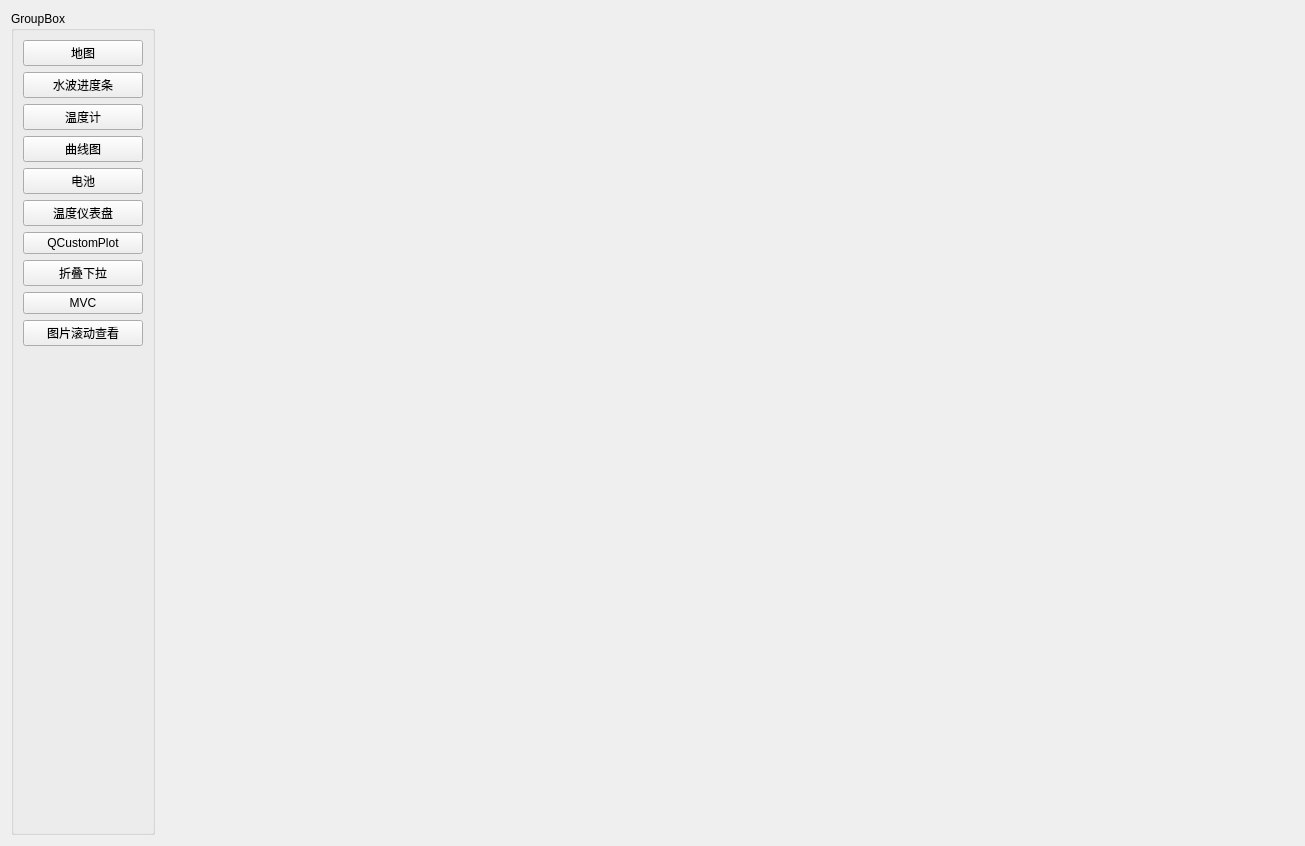
<?xml version="1.0" encoding="UTF-8"?>
<ui version="4.0">
 <class>Widget</class>
 <widget class="QWidget" name="Widget">
  <property name="geometry">
   <rect>
    <x>0</x>
    <y>0</y>
    <width>1305</width>
    <height>846</height>
   </rect>
  </property>
  <property name="windowTitle">
   <string>Widget</string>
  </property>
  <layout class="QGridLayout" name="gridLayout">
   <item row="0" column="0">
    <layout class="QHBoxLayout" name="horizontalLayout">
     <item>
      <widget class="QGroupBox" name="groupBox">
       <property name="title">
        <string>GroupBox</string>
       </property>
       <layout class="QVBoxLayout" name="verticalLayout">
        <item>
         <widget class="QPushButton" name="map_btn">
          <property name="minimumSize">
           <size>
            <width>120</width>
            <height>0</height>
           </size>
          </property>
          <property name="text">
           <string>地图</string>
          </property>
         </widget>
        </item>
        <item>
         <widget class="QPushButton" name="WaveProgressBar_btn">
          <property name="text">
           <string>水波进度条</string>
          </property>
         </widget>
        </item>
        <item>
         <widget class="QPushButton" name="pushButton">
          <property name="text">
           <string>温度计</string>
          </property>
         </widget>
        </item>
        <item>
         <widget class="QPushButton" name="pushButton_2">
          <property name="text">
           <string>曲线图</string>
          </property>
         </widget>
        </item>
        <item>
         <widget class="QPushButton" name="Battery_btn">
          <property name="text">
           <string>电池</string>
          </property>
         </widget>
        </item>
        <item>
         <widget class="QPushButton" name="wendu_dashboard_btn">
          <property name="text">
           <string>温度仪表盘</string>
          </property>
         </widget>
        </item>
        <item>
         <widget class="QPushButton" name="QCustomPlot_btn">
          <property name="text">
           <string>QCustomPlot</string>
          </property>
         </widget>
        </item>
        <item>
         <widget class="QPushButton" name="multilevelMenu_btn">
          <property name="text">
           <string>折叠下拉</string>
          </property>
         </widget>
        </item>
        <item>
         <widget class="QPushButton" name="MVC_btn">
          <property name="text">
           <string>MVC</string>
          </property>
         </widget>
        </item>
        <item>
         <widget class="QPushButton" name="PictureScroll_btn">
          <property name="text">
           <string>图片滚动查看</string>
          </property>
         </widget>
        </item>
        <item>
         <spacer name="verticalSpacer">
          <property name="orientation">
           <enum>Qt::Vertical</enum>
          </property>
          <property name="sizeHint" stdset="0">
           <size>
            <width>20</width>
            <height>721</height>
           </size>
          </property>
         </spacer>
        </item>
       </layout>
      </widget>
     </item>
     <item>
      <widget class="QStackedWidget" name="stackedWidget">
       <widget class="QWidget" name="map_page">
        <layout class="QGridLayout" name="gridLayout_3"/>
       </widget>
       <widget class="QWidget" name="WaveProgressBar_page">
        <layout class="QGridLayout" name="gridLayout_2"/>
       </widget>
       <widget class="QWidget" name="thermometer_page">
        <layout class="QGridLayout" name="gridLayout_4"/>
       </widget>
       <widget class="QWidget" name="curve_page">
        <layout class="QGridLayout" name="gridLayout_5"/>
       </widget>
       <widget class="QWidget" name="Battery_page">
        <layout class="QGridLayout" name="gridLayout_6"/>
       </widget>
       <widget class="QWidget" name="wndu_dashboard_page">
        <layout class="QGridLayout" name="gridLayout_7"/>
       </widget>
       <widget class="QWidget" name="QCustomPlot_page">
        <layout class="QGridLayout" name="gridLayout_8"/>
       </widget>
       <widget class="QWidget" name="multilevelMenu_page">
        <layout class="QGridLayout" name="gridLayout_9"/>
       </widget>
       <widget class="QWidget" name="MVC_page">
        <layout class="QGridLayout" name="gridLayout_10"/>
       </widget>
       <widget class="QWidget" name="PictureScroll_page">
        <layout class="QGridLayout" name="gridLayout_11"/>
       </widget>
      </widget>
     </item>
    </layout>
   </item>
  </layout>
 </widget>
 <resources/>
 <connections/>
</ui>
